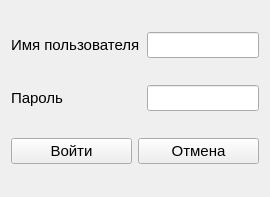
<?xml version="1.0" encoding="UTF-8"?>
<ui version="4.0">
 <class>LoginDialog</class>
 <widget class="QWidget" name="LoginDialog">
  <property name="windowModality">
   <enum>Qt::ApplicationModal</enum>
  </property>
  <property name="geometry">
   <rect>
    <x>0</x>
    <y>0</y>
    <width>270</width>
    <height>197</height>
   </rect>
  </property>
  <property name="windowTitle">
   <string>Вход в программу</string>
  </property>
  <property name="windowIcon">
   <iconset>
    <disabledoff>../bin/icon/key.png</disabledoff>
   </iconset>
  </property>
  <layout class="QVBoxLayout" name="verticalLayout">
   <item>
    <layout class="QHBoxLayout" name="horizontalLayout">
     <item>
      <widget class="QLabel" name="label">
       <property name="minimumSize">
        <size>
         <width>130</width>
         <height>0</height>
        </size>
       </property>
       <property name="font">
        <font>
         <pointsize>11</pointsize>
        </font>
       </property>
       <property name="text">
        <string>Имя пользователя</string>
       </property>
      </widget>
     </item>
     <item>
      <widget class="QLineEdit" name="loginLineEdit">
       <property name="font">
        <font>
         <pointsize>11</pointsize>
        </font>
       </property>
      </widget>
     </item>
    </layout>
   </item>
   <item>
    <layout class="QHBoxLayout" name="horizontalLayout_2">
     <item>
      <widget class="QLabel" name="label_2">
       <property name="minimumSize">
        <size>
         <width>130</width>
         <height>0</height>
        </size>
       </property>
       <property name="font">
        <font>
         <pointsize>11</pointsize>
        </font>
       </property>
       <property name="text">
        <string>Пароль</string>
       </property>
      </widget>
     </item>
     <item>
      <widget class="QLineEdit" name="passLineEdit">
       <property name="font">
        <font>
         <pointsize>11</pointsize>
        </font>
       </property>
       <property name="echoMode">
        <enum>QLineEdit::Password</enum>
       </property>
      </widget>
     </item>
    </layout>
   </item>
   <item>
    <layout class="QHBoxLayout" name="horizontalLayout_3">
     <item>
      <widget class="QPushButton" name="enterButton">
       <property name="font">
        <font>
         <pointsize>11</pointsize>
        </font>
       </property>
       <property name="text">
        <string>Войти</string>
       </property>
       <property name="shortcut">
        <string>Return, Enter</string>
       </property>
       <property name="default">
        <bool>false</bool>
       </property>
      </widget>
     </item>
     <item>
      <widget class="QPushButton" name="cancelPushButton">
       <property name="font">
        <font>
         <pointsize>11</pointsize>
        </font>
       </property>
       <property name="text">
        <string>Отмена</string>
       </property>
      </widget>
     </item>
    </layout>
   </item>
  </layout>
 </widget>
 <resources/>
 <connections/>
</ui>
